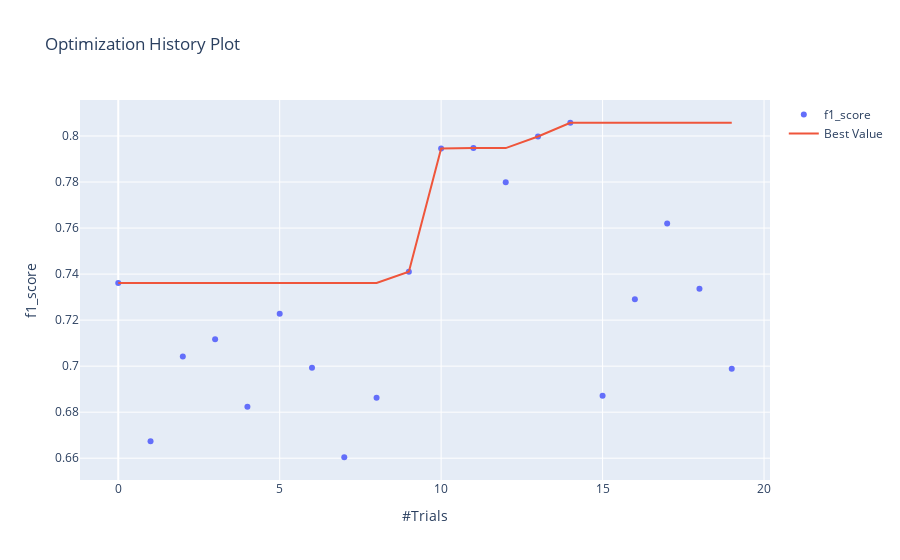

The code cell stored with this chart in its notebook:
### Markdown cell above
График истории оптимизации - отображает количество испытаний на оси Х и метрику на оси Y.

Следует использовать эту диаграмму, чтобы проверить, идет ли оптимизация гиперпараметров в правильном направлении или нет.

### Code cell
optuna.visualization.plot_optimization_history(study, target_name="f1_score")

### Figure 1 — Plotly figure (JSON) as saved in the notebook; plotly's stock layout.template omitted (floating-point values rounded to 4 significant figures)
{"data": [{"mode": "markers", "name": "f1_score", "type": "scatter", "x": [0, 1, 2, 3, 4, 5, 6, 7, 8, 9, 10, 11, 12, 13, 14, 15, 16, 17, 18, 19], "y": [0.7361, 0.6674, 0.7042, 0.7116, 0.6824, 0.7228, 0.6993, 0.6604, 0.6862, 0.7411, 0.7946, 0.7947, 0.7799, 0.7998, 0.8058, 0.6871, 0.7291, 0.762, 0.7336, 0.6989]}, {"name": "Best Value", "type": "scatter", "x": [0, 1, 2, 3, 4, 5, 6, 7, 8, 9, 10, 11, 12, 13, 14, 15, 16, 17, 18, 19], "y": [0.7361, 0.7361, 0.7361, 0.7361, 0.7361, 0.7361, 0.7361, 0.7361, 0.7361, 0.7411, 0.7946, 0.7947, 0.7947, 0.7998, 0.8058, 0.8058, 0.8058, 0.8058, 0.8058, 0.8058]}], "layout": {"title": {"text": "Optimization History Plot"}, "xaxis": {"title": {"text": "#Trials"}}, "yaxis": {"title": {"text": "f1_score"}}}}
